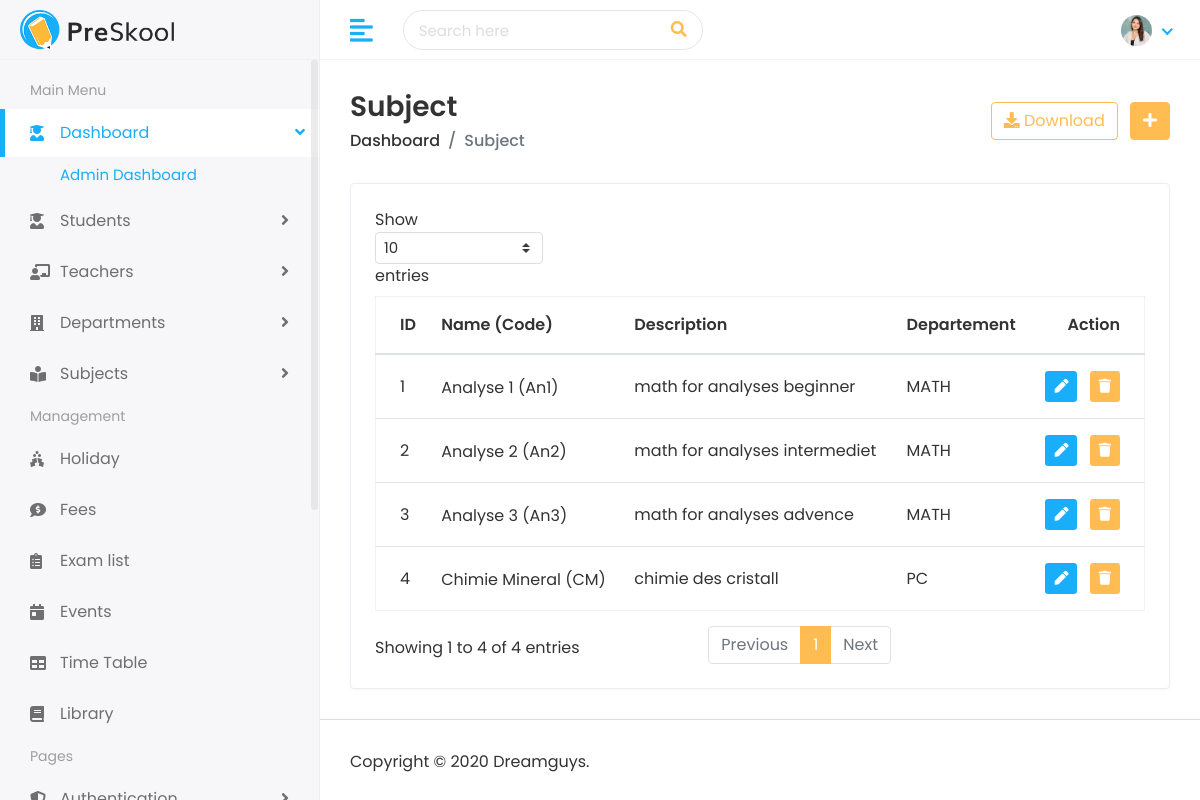
The page /subject/subjects/ (signed in) on the database its author committed.
### subject/models.py (models this page shows, shortened)
class Subject(models.Model):
    name = models.CharField(max_length=150)
    code = models.CharField(max_length=10, unique=True)
    description = models.TextField(blank=True, null=True)
    departement = models.ForeignKey(
        Departement,
        on_delete=models.CASCADE,
        related_name='subjects',
    )

### departement/models.py (models this page shows, shortened)
class Departement(models.Model):
    name = models.CharField(max_length=150, unique=True)
    code = models.CharField(max_length=10, unique=True)
    description = models.TextField(blank=True, null=True)
    created_at = models.DateField(auto_now_add=True)

### subject/views.py (the view)
# urls.py: path('subjects/', views.subject_list, name="subject_list"),
@login_required
def subject_list(request):
    subjects_list = Subject.objects.all()
    context = {'subjects_list' : subjects_list}
    return render(request, 'subject/subjects.html', context)

### templates/subject/subjects.html (shortened to what this page needs)
{% extends 'Home/base.html' %}
{% load static %}
{% block body %}
         <div class="page-wrapper">
            <div class="content container-fluid">
               <div class="page-header">
                  <div class="row align-items-center">
                     <div class="col">
                        <h3 class="page-title">Subject</h3>
                        <ul class="breadcrumb">
                           <li class="breadcrumb-item"><a href="">Dashboard</a></li>
                           <li class="breadcrumb-item active">Subject</li>
                        </ul>
                     </div>
                     <div class="col-auto text-right float-right ml-auto">
                        <a href="#" class="btn btn-outline-primary mr-2"><i class="fas fa-download"></i> Download</a>
                        {% if request.user.is_admin or request.user.is_teacher %}
                        <a href="{% url 'add_subject' %}" class="btn btn-primary"><i class="fas fa-plus"></i></a>
                        {% endif %}
                     </div>
                  </div>
               </div>
               <div class="row">
                  <div class="col-sm-12">
                     <div class="card card-table">
                        <div class="card-body">
                           <div class="table-responsive">
                              <table class="table table-hover table-center mb-0 datatable">
                                 <thead>
                                    <tr>
                                       <th>ID</th>
                                       <th>Name (Code)</th>
                                       <th>Description</th>
                                       <th>Departement</th>
                                       {% if request.user.is_admin or request.user.is_teacher %}
                                       <th class="text-right">Action</th>
                                       {% endif %}
                                    </tr>
                                 </thead>
                                 <tbody>
                                    {% for subject in subjects_list %}
                                    <tr>
                                       <td>{{ subject.id }}</td>
                                       <td>
                                          <h2 class="table-avatar">
                                           {{ subject.name }} ({{ subject.code}})
                                          </h2>
                                       </td>
                                       <td>{{ subject.description }}</td>
                                       <td>{{ subject.departement.code }}</td>
                                       <td class="text-right">
                                          {% if request.user.is_admin or request.user.is_teacher %}
                                          <div class="actions">
                                             <a href="{% url 'edit_subject' subject.id %}" class="btn btn-sm bg-success-light mr-2">
                                                 <i class="fas fa-pen"></i>
                                             </a>
                                             <form action="{% url 'delete_subject' subject.id %}" method="POST" style="display:inline;">
                                                 <button type="submit" class="btn btn-sm bg-danger-light" onclick="return confirm('Are you sure you want to delete this subject?');">
                                                     <i class="fas fa-trash"></i>
                                                 </button>
                                             </form>
                                         </div>
                                         {% endif %}
                                       </td>
                                    </tr>
                                    {% endfor %}
                                 </tbody>
                              </table>
                           </div>
                        </div>
                     </div>
                  </div>
               </div>
            </div>
            <footer>
               <p>Copyright © 2020 Dreamguys.</p>
            </footer>
         </div>
      </div>
   </body>
</html>
{% endblock %}

### static/assets/css/style.css (style rules this page uses)
html { height: 100%; }
body { background-color: #fff; color: #333; font-family: 'Poppins', sans-serif; font-size: 1rem; height: 100%; line-height: 1.5; overflow-x: hidden; }
h1, h2, h3, h4, h5, h6 { font-family: 'Poppins', sans-serif; margin-top: 0; }
input, input:focus, button, button:focus { outline: none; }
ul, ol { padding: 0px; list-style: none; }
.table { color: #333; max-width: 100%; margin-bottom: 0; width: 100%; }
.table.dataTable { border-collapse: collapse !important; border: 1px solid rgba(0, 0, 0, 0.05); }
table.table td h2 { display: inline-block; font-size: inherit; font-weight: 400; margin: 0; padding: 0; vertical-align: middle; }
table.table td h2.table-avatar { align-items: center; display: inline-flex; font-size: inherit; font-weight: 400; margin: 0; padding: 0; vertical-align: middle; white-space: nowrap; }
.table thead tr th { font-weight: 600; }
.table tbody tr { border-bottom: 1px solid rgba(0, 0, 0, 0.05); }
.table.table-center td, .table.table-center th { vertical-align: middle; }
.card-table .card-body .table > thead > tr > th { border-top: 0; }
.card-table .card-body .table tr td:first-child, .card-table .card-body .table tr th:first-child { padding-left: 1.5rem; }
.card-table .card-body .table tr td:last-child, .card-table .card-body .table tr th:last-child { padding-right: 1.5rem; }
.card-table .table td, .card-table .table th { border-top: 1px solid #e2e5e8; padding: 1rem 0.75rem; white-space: nowrap; }
.btn-primary { background-color: #FFBC53; border: 1px solid #FFBC53; }
.btn-outline-primary { color: #FFBC53; border-color: #FFBC53; }
.card { border: 1px solid #ececf5; box-shadow: 0 1px 3px 0 rgba(0, 0, 0, 0.03); margin-bottom: 1.875rem; }
.card-body { padding: 1.5rem; }
.bg-danger-light { background-color:#FFBC53 !important; color:#fff !important; }
.bg-success-light { background-color: #18aefa; color: #fff; }
footer { padding: 1.875rem 1.875rem; border-top: 1px solid #ddd; }
footer p { margin: 0px; }
.page-wrapper { margin-left: 320px; padding-top: 60px; position: relative; transition: all 0.4s ease; }
.page-wrapper > .content { padding: 1.875rem 1.875rem 0; }
.page-header { margin-bottom: 1.875rem; }
.page-header .breadcrumb { background-color: transparent; color: #6c757d; font-size: 1rem; font-weight: 500; margin-bottom: 0; padding: 0; }
.page-header .breadcrumb a { color: #333; }
.page-title { font-size: 28px; font-weight: 600; color: #333; margin-bottom: 5px; }

### rows shown on the page
Subject: id "1", name "Analyse 1", code "An1", description "math for analyses beginner", departement.code "MATH"
Subject: id "2", name "Analyse 2", code "An2", description "math for analyses intermediet", departement.code "MATH"
Subject: id "3", name "Analyse 3", code "An3", description "math for analyses advence", departement.code "MATH"
Subject: id "4", name "Chimie Mineral", code "CM", description "chimie des cristall", departement.code "PC"
